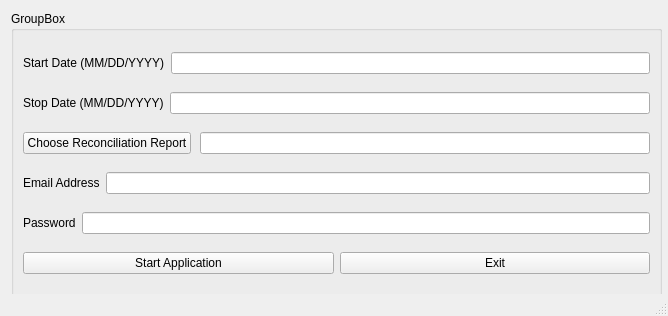
<?xml version="1.0" encoding="UTF-8"?>
<ui version="4.0">
 <class>MainWindow</class>
 <widget class="QMainWindow" name="MainWindow">
  <property name="geometry">
   <rect>
    <x>0</x>
    <y>0</y>
    <width>668</width>
    <height>316</height>
   </rect>
  </property>
  <property name="windowTitle">
   <string>MainWindow</string>
  </property>
  <widget class="QWidget" name="centralwidget">
   <widget class="QGroupBox" name="groupBox">
    <property name="geometry">
     <rect>
      <x>11</x>
      <y>11</y>
      <width>651</width>
      <height>291</height>
     </rect>
    </property>
    <property name="title">
     <string>GroupBox</string>
    </property>
    <layout class="QVBoxLayout" name="verticalLayout_2">
     <item>
      <layout class="QHBoxLayout" name="horizontalLayout_3">
       <item>
        <widget class="QLabel" name="label_StartDate">
         <property name="text">
          <string>Start Date (MM/DD/YYYY)</string>
         </property>
        </widget>
       </item>
       <item>
        <widget class="QLineEdit" name="lineEdit_StartDate"/>
       </item>
      </layout>
     </item>
     <item>
      <layout class="QHBoxLayout" name="horizontalLayout_2">
       <property name="sizeConstraint">
        <enum>QLayout::SetDefaultConstraint</enum>
       </property>
       <property name="topMargin">
        <number>0</number>
       </property>
       <property name="bottomMargin">
        <number>0</number>
       </property>
       <item>
        <widget class="QLabel" name="label_StopDate">
         <property name="text">
          <string>Stop Date (MM/DD/YYYY)</string>
         </property>
        </widget>
       </item>
       <item>
        <widget class="QLineEdit" name="lineEdit_StopDate"/>
       </item>
      </layout>
     </item>
     <item>
      <layout class="QHBoxLayout" name="horizontalLayout">
       <property name="spacing">
        <number>9</number>
       </property>
       <item>
        <widget class="QPushButton" name="pushButton_chooseReport">
         <property name="text">
          <string>Choose Reconciliation Report</string>
         </property>
        </widget>
       </item>
       <item>
        <widget class="QLineEdit" name="lineEdit_ReconReport"/>
       </item>
      </layout>
     </item>
     <item>
      <layout class="QHBoxLayout" name="horizontalLayout_5">
       <item>
        <widget class="QLabel" name="label_email">
         <property name="text">
          <string>Email Address</string>
         </property>
        </widget>
       </item>
       <item>
        <widget class="QLineEdit" name="lineEdit_email"/>
       </item>
      </layout>
     </item>
     <item>
      <layout class="QHBoxLayout" name="horizontalLayout_6">
       <item>
        <widget class="QLabel" name="label_password">
         <property name="text">
          <string>Password</string>
         </property>
        </widget>
       </item>
       <item>
        <widget class="QLineEdit" name="lineEdit_password">
         <property name="echoMode">
          <enum>QLineEdit::Password</enum>
         </property>
        </widget>
       </item>
      </layout>
     </item>
     <item>
      <layout class="QHBoxLayout" name="horizontalLayout_4">
       <item>
        <widget class="QPushButton" name="pushButton_startApp">
         <property name="text">
          <string>Start Application</string>
         </property>
        </widget>
       </item>
       <item>
        <widget class="QPushButton" name="exit_button">
         <property name="text">
          <string>Exit</string>
         </property>
        </widget>
       </item>
      </layout>
     </item>
    </layout>
   </widget>
  </widget>
  <widget class="QStatusBar" name="statusbar"/>
 </widget>
 <resources/>
 <connections/>
</ui>
